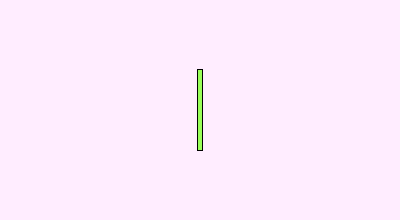
Frame 1 (no input)
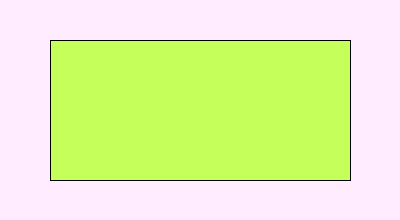
Frame 60 (the mouse pressed at the canvas centre just before this capture)
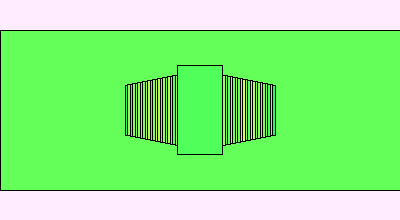
Frame 120 (the mouse held since frame 60 and released just before this capture)

The Processing sketch that drew these frames (run headless with seeded random() and noise(); from frame 60 on, the mouse is pressed at the canvas centre):

// Processing sketch: processing_53465
// ── processing_53465.pde

//first define the variables 
float a=1;
float b; //the variable for the loop
 
//repeats this loop once
void setup(){
  size(400,220); // screen background color 
  background(872,237,872); //sets the screen background colour
  smooth(); //smooth edges or Anti-aliasing 
}
   
//continuously repeats
void draw(){
  frameRate(30); //# of frames displayed every second
  //the loop to create shapes
  //starts at 1, is greater than -80 and decreases by 1
  for(b=1; b>-80; b-=1){
  rectangle(a*1+b*1);
}
     
//the rate in which the shape is being shrunk by
a+=1;
   
//this allows the program to make a decision to execute a statement
//if a is greater than 80, then move a back to -30
if (a>80){ //the test of the motion loop  
  a=-30; //the statement of the motion loop
}
}
 
void rectangle(float b){
  //rectangles will be drawn from the centre point of the screen 
  rectMode(CENTER);
  //this changes the size of the shape and its positioning 
  //a*5 stretches the rectangle 
  //a+8 makes the rectangle move outward
  rect(200, 110, a*5, a+80); 
  // colour of the rectangles created, (the fill and random color_ 
  fill(random(255), 300, 89);
}
                
